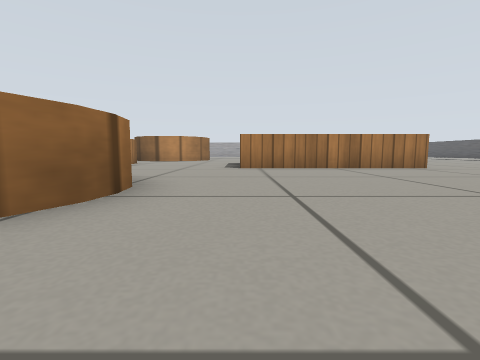
View 1 (above)

16 first-person views from a walk through a robot-simulator world made for Gazebo. The camera is 0.21 m above the floor, tilts 6° down and sees 85° across. The floor is counted in squares, 0.5 m on a side. Each view is taken from the middle of a square. On the plan, view 1 faces up. The plan holds only what a view shows up to about 9 squares ahead; the rest is blank. Gazebo's built-in surfaces are drawn with simple patterns.

View 2
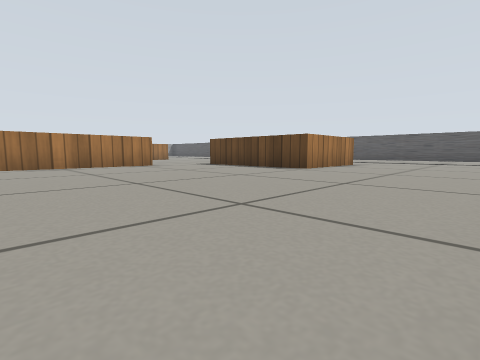

View 3
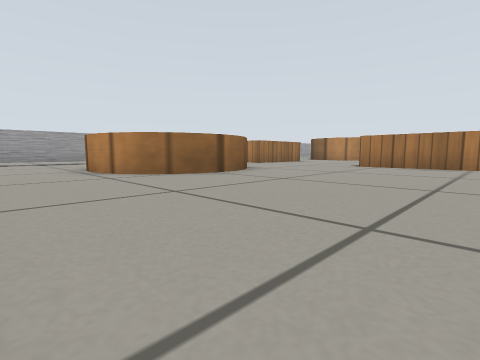

View 4
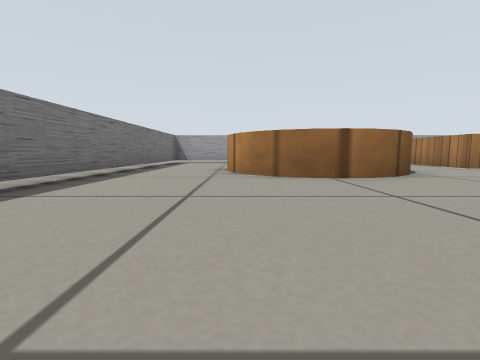

View 5
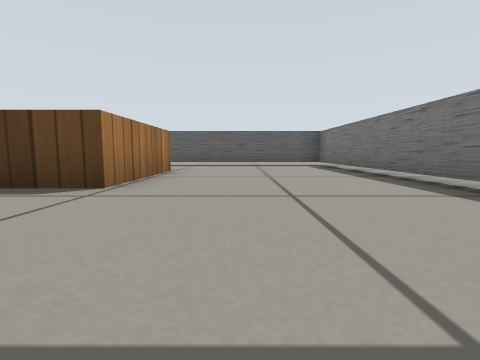

View 6
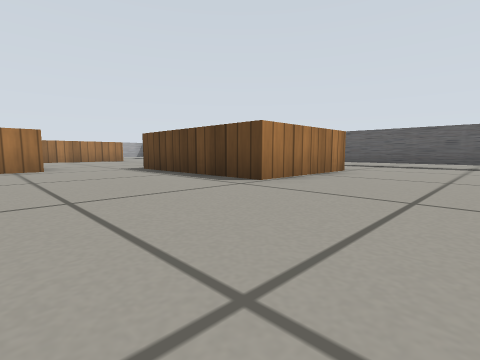

View 7
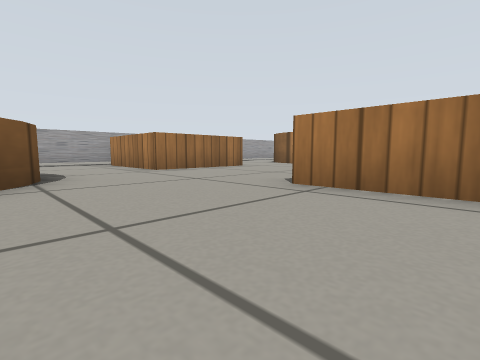

View 8
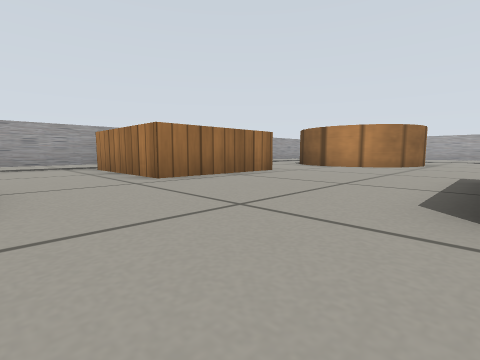

View 9
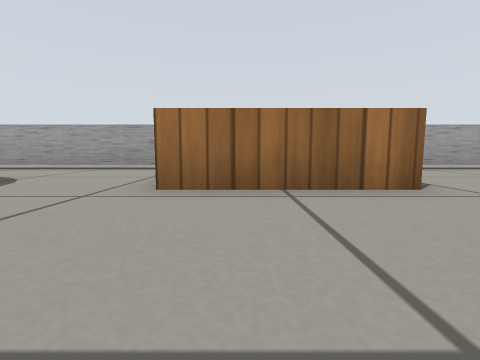

View 10
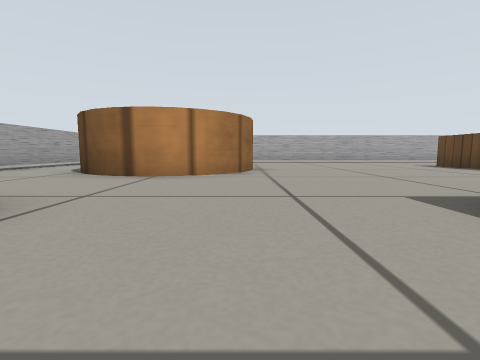

View 11
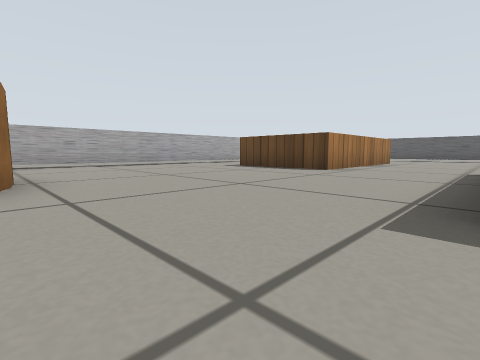

View 12
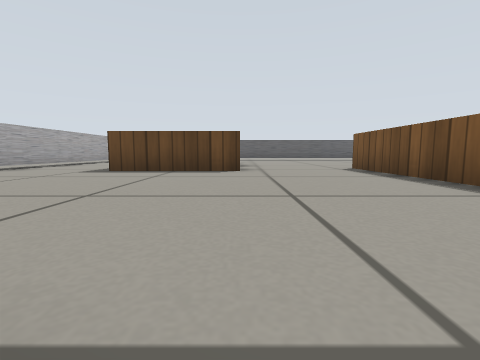

View 13
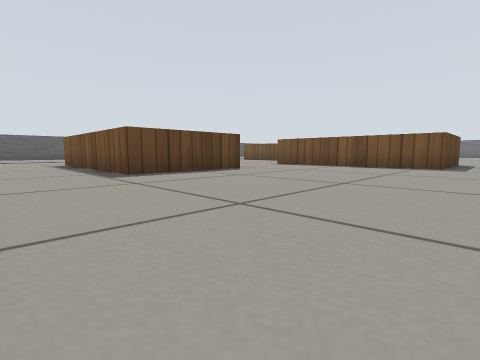

View 14
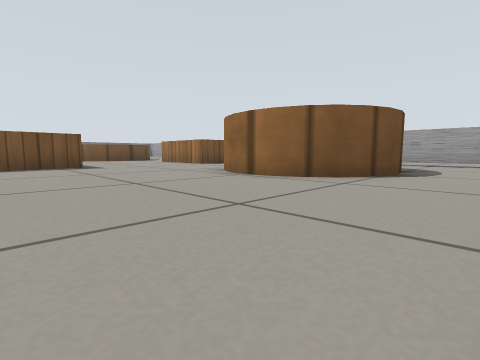

View 15
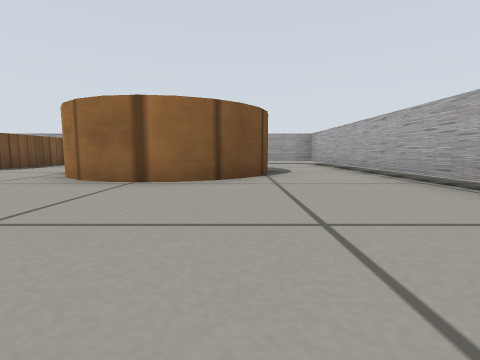

View 16
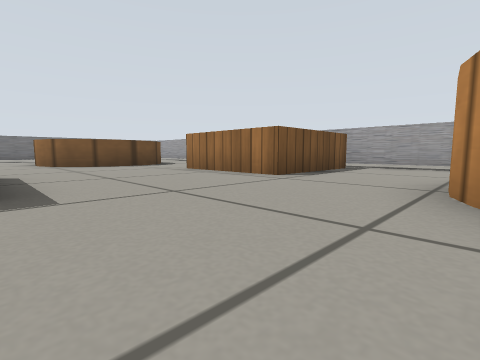

### Floor plan
Key: @ floor where view 1 was taken; # wall or solid block; . floor; C wooden cube; W wooden cylinder.
Columns run from 8 left of view 1 to 13 right of it. Each row starts with its distance up from view 1.
 19 ################
 18 #................
 17 #.................
 16 #.. WWW.....CCCCCC
 15 #..   W.....C
 14 #..W  W.....C
 13 #..WWW......CCCCC
 12 #................
 11 #................
 10 #CCCC...CCCCCC..
  9     C...C     ...
  8     C...C     ...
  7 #CCCC...CCCCCC..
  6 #..............C
  5 #..............C
  4 #.. WWW........C     #
  3 #..   W........CCCC..#
  2 #     W..............#
  1 #...WWW..............#
  0 #.......@............#
 -1   ...................#
 -2   #######      #######

Positions as (right, up) in squares from view 1, and headings:
1: (0, 0), facing up
2: (1, -1), facing up-right
3: (3, -1), facing up-left
4: (3, 1), facing left
5: (4, 1), facing right
6: (4, 0), facing up-right
7: (2, 4), facing up-left
8: (0, 5), facing up-left
9: (-1, 8), facing left
10: (-2, 8), facing up
11: (-2, 10), facing up-right
12: (-2, 13), facing right
13: (-1, 18), facing down-right
14: (2, 18), facing down-left
15: (2, 16), facing left
16: (0, 13), facing down-left
